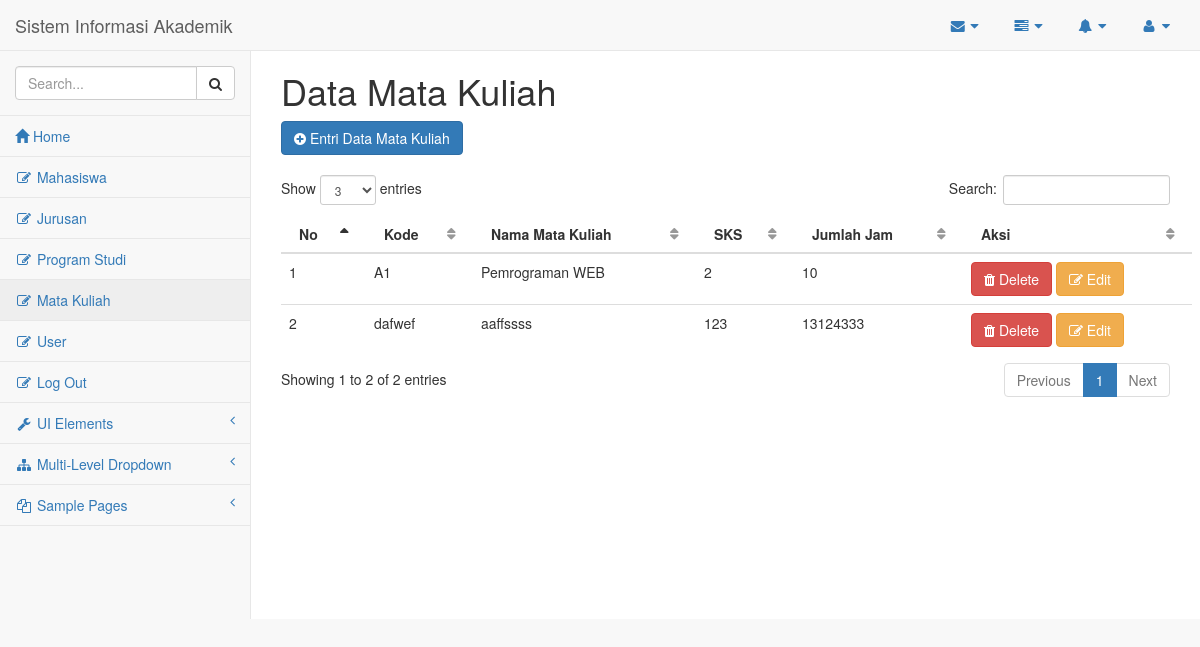
Page /index.php?page=matakuliah (signed in) on the committed database.
### tables this page shows
CREATE TABLE IF NOT EXISTS `matakuliah` (
  `kode` varchar(100) NOT NULL,
  `nama_makul` varchar(100) NOT NULL,
  `sks` int(11) NOT NULL,
  `jam` int(11) NOT NULL
);

### matakuliah.php (the view, shortened to what this page needs)
<?php
$aksi=isset($_GET['aksi']) ? $_GET['aksi'] : 'list';
switch ($aksi) {
?>
<?php
case 'list' :
?>
<h1> Data Mata Kuliah </h1>
<a href="?page=matakuliah&aksi=entri" class="btn btn-primary"><i class="fa fa-plus-circle"></i> Entri Data Mata Kuliah</a>
<table class="table table-hover" id="dataTables-example">
<thead>
	<tr>
		<th>No</th>
		<th>Kode</th>
		<th>Nama Mata Kuliah</th>
		<th>SKS</th>
		<th>Jumlah Jam</th>
		<th>Aksi</th>
	</tr>
</thead>
<tbody>
<?php
$q=mysql_query("SELECT * FROM matakuliah");
$no=1;
while ($data=mysql_fetch_array($q)) {
?>
	<tr>
		<td> <?php echo $no; ?> </td>
		<td> <?php echo $data ['kode'] ?> </td>
		<td> <?php echo $data ['nama_makul'] ?> </td>
		<td> <?php echo $data ['sks'] ?> </td>
		<td> <?php echo $data ['jam'] ?> </td>
		<td> <a href="aksi_matakuliah.php?proses=hapus&id_hapus=<?php echo $data['kode'] ?>"
		onclick="return confirm('Apakah Anda Yakin Untuk Menghapus Data Ini?')" class="btn btn-danger"><i class="fa fa-trash"></i> Delete</a>
		<a href="?page=matakuliah&aksi=edit&id_edit=<?php echo $data['kode'] ?>"
		onclick="return confirm('Apakah Anda Yakin Untuk Mengedit Data Ini?')" class="btn btn-warning"><i class="fa fa-edit"></i> Edit</a>
		</td>
	</tr>
<?php
$no++;
}
?>
</tbody>
</table>
<?php
break;
?>
<?php
}
?>

### css/sb-admin-2.css (style rules this page uses)
body { background-color: #f8f8f8; }
table.dataTable thead .sorting, table.dataTable thead .sorting_asc, table.dataTable thead .sorting_desc, table.dataTable thead .sorting_asc_disabled, table.dataTable thead .sorting_desc_disabled { background: transparent; }
table.dataTable thead .sorting_asc:after { content: "\f0de"; float: right; font-family: fontawesome; }
table.dataTable thead .sorting:after { content: "\f0dc"; float: right; font-family: fontawesome; color: rgba(50, 50, 50, 0.5); }

### rows in the picture
matakuliah: kode "A1", nama_makul "Pemrograman WEB", sks "2", jam "10"
matakuliah: kode "dafwef", nama_makul "aaffssss", sks "123", jam "13124333"
